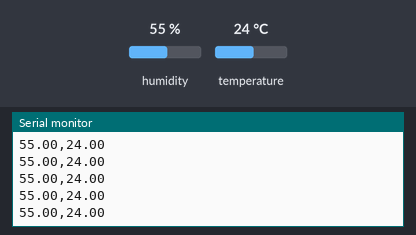
Bench run of a sketch on a simulated Arduino Uno, built with avr-gcc and run on an emulated ATmega328P. Parts: the last lines printed to the serial monitor. The test bench sets the inputs (shaded band); at power-on: humidity 55 %, temperature 24 °C.

Above: at 3.3 s.
3.4 s: humidity set to 22 %
At 5.0 s:
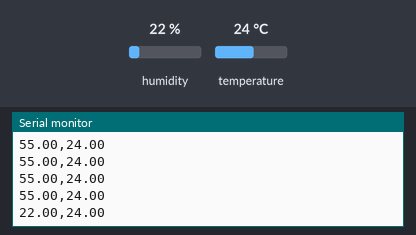
6.2 s: temperature set to 12 °C
At 6.2 s:
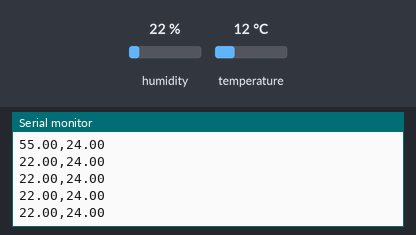
9.0 s: humidity set to 40 %
At 9.5 s:
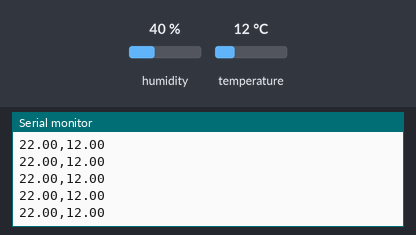
Timing chart, 0 to 12.0 s (numbered marks = the images above; inputs shaded):
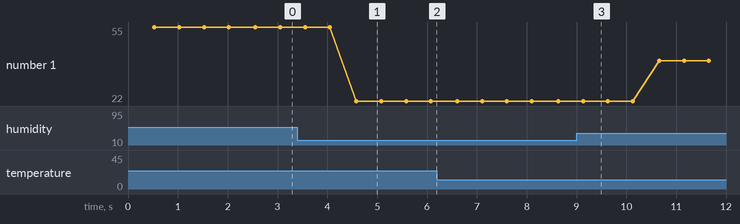

Measured:
- after the input at 3.4 s, the serial monitor: prints a new line after 1.2 s (image 1)
- plotted number 1: 55 → 22 after the input at 3.4 s, 22 → 40 after the input at 9.0 s

The sketch:

DHTtester11HumCel.ino
```cpp
// Example testing sketch for various DHT humidity/temperature sensors
// Written by ladyada, public domain

// Changed for using with Python3

#include "DHT.h"

#define DHTPIN 8     // what digital pin we're connected to

// Uncomment whatever type you're using!
#define DHTTYPE DHT11   // DHT 11
//#define DHTTYPE DHT22   // DHT 22  (AM2302), AM2321
//#define DHTTYPE DHT21   // DHT 21 (AM2301)

// Connect pin 1 (on the left) of the sensor to +5V
// NOTE: If using a board with 3.3V logic like an Arduino Due connect pin 1
// to 3.3V instead of 5V!
// Connect pin 2 of the sensor to whatever your DHTPIN is
// Connect pin 4 (on the right) of the sensor to GROUND
// Connect a 10K resistor from pin 2 (data) to pin 1 (power) of the sensor

// Initialize DHT sensor.
// Note that older versions of this library took an optional third parameter to
// tweak the timings for faster processors.  This parameter is no longer needed
// as the current DHT reading algorithm adjusts itself to work on faster procs.
DHT dht(DHTPIN, DHTTYPE);

void setup() {
  Serial.begin(9600);
  dht.begin();
}

void loop() {
  // Wait a few seconds between measurements.
  delay(500);

  // Reading temperature or humidity takes about 250 milliseconds!
  // Sensor readings may also be up to 2 seconds 'old' (its a very slow sensor)
  float h = dht.readHumidity();
  // Read temperature as Celsius (the default)
  float t = dht.readTemperature();

  // Check if any reads failed and exit early (to try again).
  if (isnan(h) || isnan(t)) {
    Serial.println("Failed to read from DHT sensor!");
    return;
  }

  // Compute heat index in Celsius
  //float hic = dht.computeHeatIndex(t, h, false);

  Serial.print(h);
  Serial.print(",");
  Serial.println(t);
  //Serial.print("Heat index: ");
  //Serial.print(hic);
}
```
